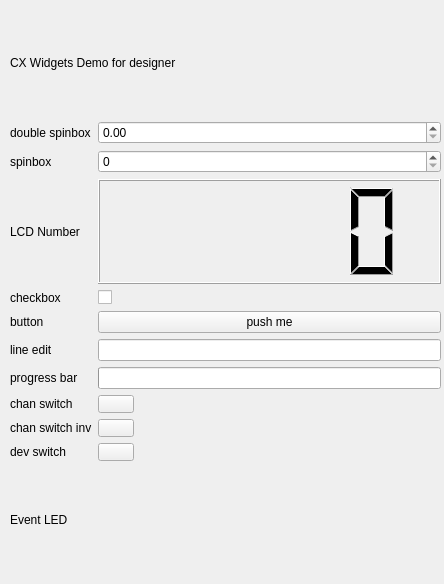
<?xml version="1.0" encoding="UTF-8"?>
<ui version="4.0">
 <class>Form</class>
 <widget class="QWidget" name="Form">
  <property name="geometry">
   <rect>
    <x>0</x>
    <y>0</y>
    <width>444</width>
    <height>584</height>
   </rect>
  </property>
  <property name="windowTitle">
   <string>Form</string>
  </property>
  <widget class="QWidget" name="gridLayoutWidget">
   <property name="geometry">
    <rect>
     <x>10</x>
     <y>10</y>
     <width>431</width>
     <height>562</height>
    </rect>
   </property>
   <layout class="QGridLayout" name="gridLayout">
    <item row="10" column="1">
     <widget class="CXDevSwitch" name="cxdevswitch">
      <property name="maximumSize">
       <size>
        <width>36</width>
        <height>18</height>
       </size>
      </property>
      <property name="devname" stdset="0">
       <string>cxhw:18.blm_1_1</string>
      </property>
     </widget>
    </item>
    <item row="8" column="1">
     <widget class="CXSwitch" name="cxswitch">
      <property name="maximumSize">
       <size>
        <width>36</width>
        <height>18</height>
       </size>
      </property>
      <property name="cname" stdset="0">
       <string>canhw:19.ic.syn.xfer.test3.mask</string>
      </property>
     </widget>
    </item>
    <item row="3" column="0">
     <widget class="QLabel" name="label_4">
      <property name="text">
       <string>LCD Number</string>
      </property>
     </widget>
    </item>
    <item row="3" column="1">
     <widget class="CXLCDNumber" name="cxlcdnumber">
      <property name="cname">
       <string>canhw:11.bend.dcct1</string>
      </property>
     </widget>
    </item>
    <item row="1" column="0">
     <widget class="QLabel" name="label_2">
      <property name="text">
       <string>double spinbox</string>
      </property>
     </widget>
    </item>
    <item row="0" column="0" colspan="2">
     <widget class="QLabel" name="label">
      <property name="text">
       <string>CX Widgets Demo for designer </string>
      </property>
     </widget>
    </item>
    <item row="5" column="1">
     <widget class="CXPushButton" name="cxpushbutton">
      <property name="text">
       <string>push me</string>
      </property>
     </widget>
    </item>
    <item row="6" column="0">
     <widget class="QLabel" name="label_7">
      <property name="text">
       <string>line edit</string>
      </property>
     </widget>
    </item>
    <item row="2" column="0">
     <widget class="QLabel" name="label_3">
      <property name="text">
       <string>spinbox</string>
      </property>
     </widget>
    </item>
    <item row="4" column="1">
     <widget class="CXCheckBox" name="cxcheckbox">
      <property name="cname" stdset="0">
       <string>canhw:19.ic.syn.xfer.test3.mask</string>
      </property>
     </widget>
    </item>
    <item row="7" column="1">
     <widget class="CXProgressBar" name="cxprogressbar">
      <property name="cname" stdset="0">
       <string>cxhw:0.k500.mode_progress</string>
      </property>
     </widget>
    </item>
    <item row="10" column="0">
     <widget class="QLabel" name="label_10">
      <property name="text">
       <string>dev switch</string>
      </property>
     </widget>
    </item>
    <item row="1" column="1">
     <widget class="CXDoubleSpinBox" name="cxdoublespinbox">
      <property name="cname">
       <string>canhw:11.bend.dcct1</string>
      </property>
     </widget>
    </item>
    <item row="2" column="1">
     <widget class="CXSpinBox" name="cxspinbox">
      <property name="cname" stdset="0">
       <string>cxhw:0.dcct.beamcurrent</string>
      </property>
     </widget>
    </item>
    <item row="4" column="0">
     <widget class="QLabel" name="label_5">
      <property name="text">
       <string>checkbox</string>
      </property>
     </widget>
    </item>
    <item row="5" column="0">
     <widget class="QLabel" name="label_6">
      <property name="text">
       <string>button</string>
      </property>
     </widget>
    </item>
    <item row="8" column="0">
     <widget class="QLabel" name="label_9">
      <property name="text">
       <string>chan switch</string>
      </property>
     </widget>
    </item>
    <item row="7" column="0">
     <widget class="QLabel" name="label_8">
      <property name="text">
       <string>progress bar</string>
      </property>
     </widget>
    </item>
    <item row="11" column="0">
     <widget class="QLabel" name="label_11">
      <property name="text">
       <string>Event LED</string>
      </property>
     </widget>
    </item>
    <item row="9" column="0">
     <widget class="QLabel" name="label_12">
      <property name="text">
       <string>chan switch inv</string>
      </property>
     </widget>
    </item>
    <item row="9" column="1">
     <widget class="CXSwitch" name="cxswitch_2">
      <property name="maximumSize">
       <size>
        <width>36</width>
        <height>18</height>
       </size>
      </property>
      <property name="invert">
       <bool>true</bool>
      </property>
      <property name="cname" stdset="0">
       <string>canhw:19.ic.syn.xfer.test3.mask</string>
      </property>
     </widget>
    </item>
    <item row="11" column="1">
     <widget class="CXEventLed" name="cxeventled">
      <property name="off_color" stdset="0">
       <color>
        <red>171</red>
        <green>171</green>
        <blue>171</blue>
       </color>
      </property>
      <property name="cname" stdset="0">
       <string>cxhw:0.ddm.extracted</string>
      </property>
      <property name="color" stdset="0">
       <color>
        <red>255</red>
        <green>0</green>
        <blue>255</blue>
       </color>
      </property>
     </widget>
    </item>
    <item row="6" column="1">
     <widget class="CXLineEdit" name="cxlineedit">
      <property name="cname" stdset="0">
       <string>cxhw:0.ddm.state</string>
      </property>
     </widget>
    </item>
   </layout>
  </widget>
 </widget>
 <customwidgets>
  <customwidget>
   <class>CXDoubleSpinBox</class>
   <extends>PDoubleSpinBox</extends>
   <header>cxwidgets</header>
  </customwidget>
  <customwidget>
   <class>CXSpinBox</class>
   <extends>PSpinBox</extends>
   <header>cxwidgets</header>
  </customwidget>
  <customwidget>
   <class>CXLCDNumber</class>
   <extends>QLCDNumber</extends>
   <header>cxwidgets</header>
  </customwidget>
  <customwidget>
   <class>CXCheckBox</class>
   <extends>PCheckBox</extends>
   <header>cxwidgets</header>
  </customwidget>
  <customwidget>
   <class>CXPushButton</class>
   <extends>QPushButton</extends>
   <header>cxwidgets</header>
  </customwidget>
  <customwidget>
   <class>CXLineEdit</class>
   <extends>QLineEdit</extends>
   <header>cxwidgets</header>
  </customwidget>
  <customwidget>
   <class>CXProgressBar</class>
   <extends>QProgressBar</extends>
   <header>cxwidgets</header>
  </customwidget>
  <customwidget>
   <class>CXSwitch</class>
   <extends>QPushButton</extends>
   <header>cxwidgets</header>
  </customwidget>
  <customwidget>
   <class>CXDevSwitch</class>
   <extends>QPushButton</extends>
   <header>cxwidgets</header>
  </customwidget>
  <customwidget>
   <class>CXEventLed</class>
   <extends>LedWidget</extends>
   <header>cxwidgets</header>
  </customwidget>
  <customwidget>
   <class>PDoubleSpinBox</class>
   <extends>QDoubleSpinBox</extends>
   <header>cxwidgets</header>
  </customwidget>
  <customwidget>
   <class>PCheckBox</class>
   <extends>QCheckBox</extends>
   <header>cxwidgets</header>
  </customwidget>
  <customwidget>
   <class>PSpinBox</class>
   <extends>QSpinBox</extends>
   <header>cxwidgets</header>
  </customwidget>
  <customwidget>
   <class>LedWidget</class>
   <extends>QWidget</extends>
   <header>cxwidgets</header>
  </customwidget>
 </customwidgets>
 <resources/>
 <connections/>
</ui>
